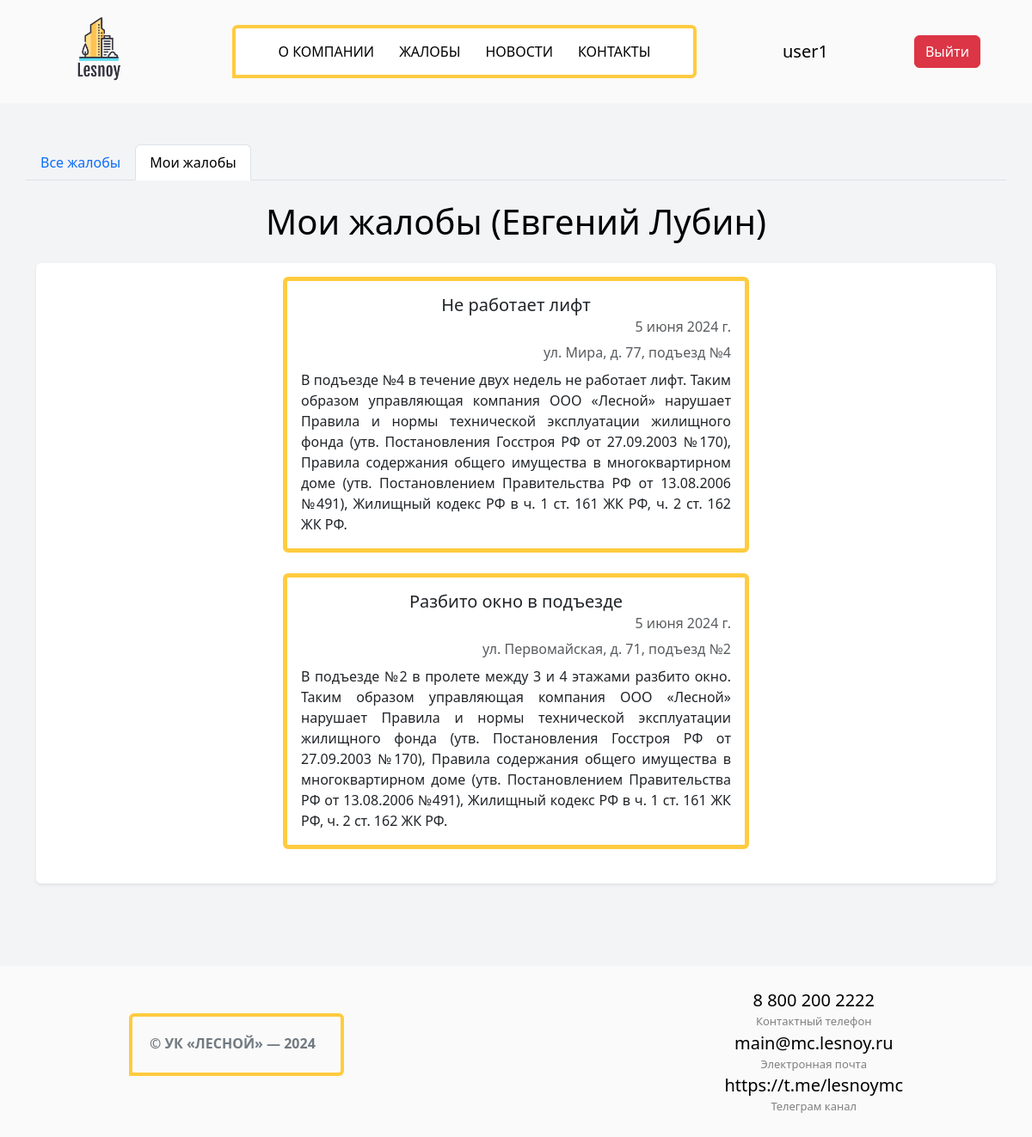
Screenshot of /complaints/my_complaints/ (signed in) with the database file from the repository.
### main/models.py (models this page shows, shortened)
class Complaints(models.Model):
    class Meta:
        db_table = "complaints"
        verbose_name = "complaint"
        verbose_name_plural = "complaints"
    title = models.CharField(max_length=40, null=True)
    user = models.ForeignKey(User, on_delete=models.CASCADE, null=True)
    post_date = models.DateField(null=True)
    house_address = models.CharField(max_length=40, null=True)
    text = models.TextField(max_length=1000, null=True)

### main/views.py (the view)
# urls.py: path('my_complaints/', views.my_complaints_view, name="my_complaints"),
def my_complaints_view(request):
    my_comps = models.Complaints.objects.filter(user_id=request.user.id)
    return render(request, "my_complaints.html", {"complaints": my_comps})

### templates/my_complaints.html (shortened to what this page needs)
{% extends "index.html" %}
{% block content %}
<section class="pt-5 pb-5">
    <div class="container card-header">
        <ul class="col-12 nav nav-tabs text-center">
            <li class="nav-item">
                <a class="nav-link" aria-current="true" href="{% url 'complaints' %}">Все жалобы</a>
            </li>
            <li class="nav-item">
                <a class="nav-link active" href="{% url 'my_complaints' %}">Мои жалобы</a>
            </li>
        </ul>
    </div>
    <div class="container">
        <h1 class="mb-4 mt-4 text-center">Мои жалобы ({{ user.first_name }} {{ user.last_name }})</h1>
        <div class="col-12 shadow-sm p-3 mb-5 bg-white rounded" style="max-height: 1200px; overflow: auto;">
            {% if complaints %}
            {% for complaint in complaints %}
            <div class="col-12 col-md-10 col-lg-8 col-xl-6 card mb-4 m-auto" style="border-color: #ffcb3f; border-width: 5px;">
                <div class="card-body">
                    <h5 class="card-title text-center">{{ complaint.title }}</h5>
                    <h6 class="card-subtitle mb-2 text-muted text-end">{{ complaint.post_date }}</h6>
                    <p class="card_subtitle mb-2 text-muted text-end">{{ complaint.house_address }}</p>
                    <p class="card-text" style="text-align: justify;">{{ complaint.text }}</p>
                </div>
            </div>
            {% endfor %}
            {% else %}
            <div class="col-12 col-md-10 col-lg-8 col-xl-6 alert alert-info m-auto">Вы еще не отправляли жалоб</div>
            {% endif %}
        </div>
    </div>
</section>
{% endblock %}

### templates/index.html (shortened to what this page needs)
<!DOCTYPE html>
{% load static %}
<html lang="ru">
<head>
  <link href="https://cdn.jsdelivr.net/npm/bootstrap@5.3.3/dist/css/bootstrap.min.css" rel="stylesheet">
  <link rel="stylesheet" href="{% static 'css/style.css' %}">
</head>
<body>
  <header>
    <div class="center">
      <div class="wrapper">
        <a href="{% url 'home_page' %}">
          <img src="{% static 'image/logo.png' %}" class="logo" alt="Управляющая компания">
        </a>
        <nav>
          <ul class="ul__nav">
            <li>
              <a href="http://127.0.0.1:8000/#about_company">О компании</a>
            </li>
            <li>
              {% if user.is_authenticated %}
              <a href="{% url 'complaints' %}">Жалобы</a>
              {% else %}
              <a href="{% url 'login' %}">Жалобы</a>
              {% endif %}
            </li>
            <li>
              <a href="{% url 'news' %}">Новости</a>
            </li>
            <li>
              <a href="http://127.0.0.1:8000/#contacts">Контакты</a>
            </li>
          </ul>
        </nav>
        {% if user.is_authenticated %}
        <div class="lead username__adaptation">{{ user.username }}</div>
        <form method="post" class="exit__button__adaptation" action="{% url 'logout' %}">
          <button type="submit" class="btn btn-danger">Выйти</button>
        </form>
        {% else %}
        <div class="authorisation">
          <a href="{% url 'login' %}" class="btn btn-warning">Войти</a>
          <a href="{% url 'registration' %}" class="btn btn-warning">Регистрация</a>
        </div>
        {% endif %}
      </div>
    </div>
  </header>
  {% block content %}{% endblock %}
  <footer>
    <div class="wrapper">
      <p class="copy box">
        © УК «Лесной» — 2024
      </p>
      <div class="all_contacts" id="contacts">
        <p class="contact">8 800 200 2222</p>
        <p>Контактный телефон</p>
        <p class="contact">main@mc.lesnoy.ru</p>
        <p>Электронная почта</p>
        <p class="contact">https://t.me/lesnoymc</p>
        <p>Телеграм канал</p>
      </div>
    </div>
  </footer>
</body>

### main/static/css/style.css (style rules this page uses)
body, html { margin: 0; padding: 0; color: #000; background: #fafafa }
ul { margin: 0; padding: 0; }
.center { width: 90%; margin: 0 auto; }
.wrapper { display: flex; flex-direction: row; justify-content: space-between; align-items: center; }
.logo { margin-top: 10px; width: auto; height: auto; max-height: 110px; max-width: 260px }
nav { padding: 15px 35px; width: 50%; border-style: solid; border-width: 4px; border-radius: 6px 6px 6px 0; box-sizing: border-box; border-color: #ffcb3f; background-color: #fff; }
.ul__nav { overflow: hidden; display: flex; flex-direction: row; list-style-type: none; justify-content: space-around; align-items: center; }
.ul__nav li a { color: #000; text-decoration: none; transition: all linear; text-transform: uppercase; font-weight: 500; }
section { background-color: #f3f4f6; }
footer { margin: 0 auto; width: 75%; }
.copy { width: 250px; height: 73px; color: #717a81; text-transform: uppercase; line-height: 22px; font-weight: bold; }
.box { border-style: solid; padding: 20px; border-width: 4px; border-radius: 6px 6px 6px 0; box-sizing: border-box; position: relative; border-color: #ffcb3f }
.all_contacts { display: flex; flex-direction: column; text-align: center; margin: 25px 0; color: #808080; font-size: 13px; }
.contact { margin: 0; font-size:20px; color: #000; }
.all_contacts p { margin: 0; }

### rows the page displays
Complaints: title "Не работает лифт", post_date "5 июня 2024 г.", house_address "ул. Мира, д. 77, подъезд №4", text "В подъезде №4 в течение двух недель не работает лифт. Таким образом управляющая компания ООО «Лесной» нарушает Правила и нормы технической эксплуатации жилищного фонда (утв. Постановления Госстроя РФ от 27.09.2003 №170), Правила содержания общего имущества в многоквартирном доме (утв. Постановлением Правительства РФ от 13.08.2006 №491), Жилищный кодекс РФ в ч. 1 ст. 161 ЖК РФ, ч. 2 ст. 162 ЖК РФ."
Complaints: title "Разбито окно в подъезде", post_date "5 июня 2024 г.", house_address "ул. Первомайская, д. 71, подъезд №2", text "В подъезде №2 в пролете между 3 и 4 этажами разбито окно. Таким образом управляющая компания ООО «Лесной» нарушает Правила и нормы технической эксплуатации жилищного фонда (утв. Постановления Госстроя РФ от 27.09.2003 №170), Правила содержания общего имущества в многоквартирном доме (утв. Постановлением Правительства РФ от 13.08.2006 №491), Жилищный кодекс РФ в ч. 1 ст. 161 ЖК РФ, ч. 2 ст. 162 ЖК РФ."

### other values shown
{{ user.username }} "user1"
{{ user.first_name }} "Евгений"
{{ user.last_name }} "Лубин"
